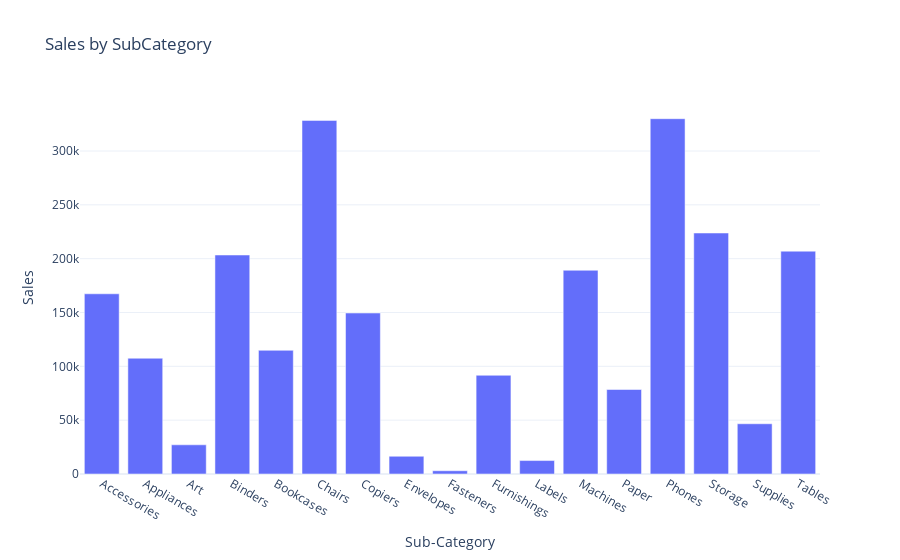

The notebook cell saved with this chart:
### Code cell
fig = px.bar(sales_by_subcategory,x='Sub-Category', y='Sales', title='Sales by SubCategory')
fig.show()

### Figure 1 — Plotly figure (JSON) as saved in the notebook; plotly's stock layout.template omitted (floating-point values rounded to 4 significant figures)
{"data": [{"alignmentgroup": "True", "hovertemplate": "Sub-Category=%{x}<br>Sales=%{y}<extra></extra>", "legendgroup": "", "marker": {"color": "#636efa", "pattern": {"shape": ""}}, "name": "", "offsetgroup": "", "orientation": "v", "showlegend": false, "textposition": "auto", "type": "bar", "x": ["Accessories", "Appliances", "Art", "Binders", "Bookcases", "Chairs", "Copiers", "Envelopes", "Fasteners", "Furnishings", "Labels", "Machines", "Paper", "Phones", "Storage", "Supplies", "Tables"], "xaxis": "x", "y": [167400.0, 107500.0, 27120.0, 203400.0, 114900.0, 328400.0, 149500.0, 16480.0, 3024.0, 91710.0, 12490.0, 189200.0, 78480.0, 330000.0, 223800.0, 46670.0, 207000.0], "yaxis": "y"}], "layout": {"barmode": "relative", "legend": {"tracegroupgap": 0}, "title": {"text": "Sales by SubCategory"}, "xaxis": {"anchor": "y", "domain": [0, 1], "title": {"text": "Sub-Category"}}, "yaxis": {"anchor": "x", "domain": [0, 1], "title": {"text": "Sales"}}}}
